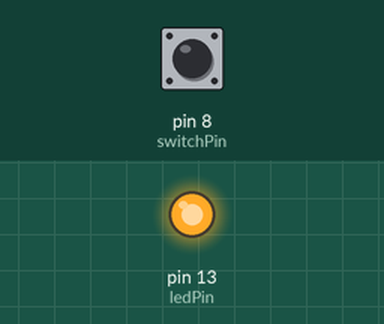
This sketch was run on a simulated Arduino Uno, built with avr-gcc and run on an emulated ATmega328P. Parts: output pins drawn as LEDs (lit = HIGH). Inputs (shaded band) come from the test bench; at power-on: pin 8 (switchPin) HIGH.

Above: at 1.2 s.
1.3 s: pin 8 (switchPin) pulled LOW for 0.25 s
At 2.3 s:
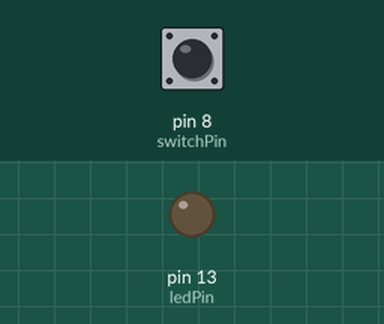
3.1 s: pin 8 (switchPin) pulled LOW for 1 s
At 4.6 s:
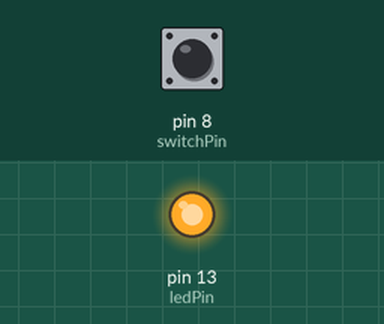
5.7 s: pin 8 (switchPin) pulled LOW for 3.2 s
At 9.9 s:
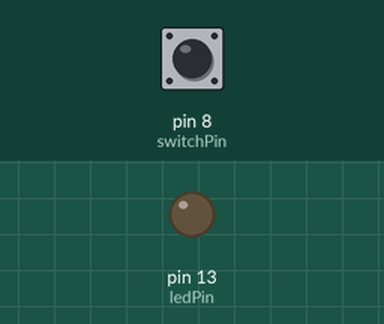
Timing chart, 0 to 11.4 s (numbered marks = the images above; inputs shaded):
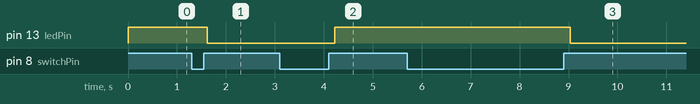

Measured:
- after the input at 1.3 s, pin 13 (ledPin): HIGH → LOW after 0.32 s
- after the input at 3.1 s, pin 13 (ledPin): LOW → HIGH after 1.1 s
- after the input at 5.7 s, pin 13 (ledPin): HIGH → LOW after 3.3 s

The sketch:

Button_LED.ino
```cpp
/*
 * Second Sketch. External switch to LED
 */

int switchPin = 8;
int ledPin = 13;
boolean lastButton = LOW;
boolean currentButton = LOW;
boolean ledOn = false;

void setup() {
  // put your setup code here, to run once:
  //initialize pins as outputs and inputs
  pinMode(switchPin, INPUT);
  pinMode(ledPin, OUTPUT);
}

boolean debounce(boolean last)
{
  boolean current = digitalRead(switchPin);
  if (last != current)
  {
    delay(5);
    current = digitalRead(switchPin);
  }
  return current;
}

void loop() {
  // put your main code here, to run repeatedly:
  currentButton = debounce(lastButton);
  if (lastButton == LOW && currentButton == HIGH)
  {
    ledOn = !ledOn;
  }
    lastButton = currentButton;
  digitalWrite(ledPin, ledOn);
      delay(200);
}
```
